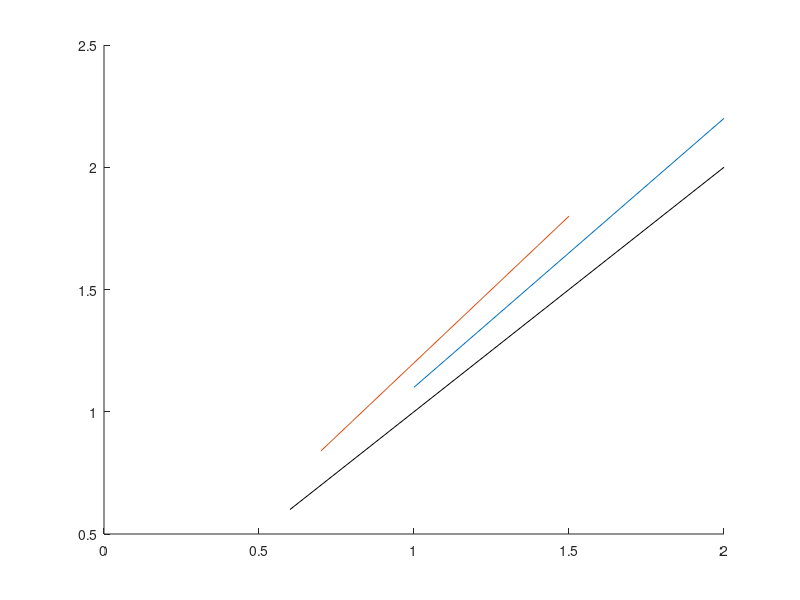
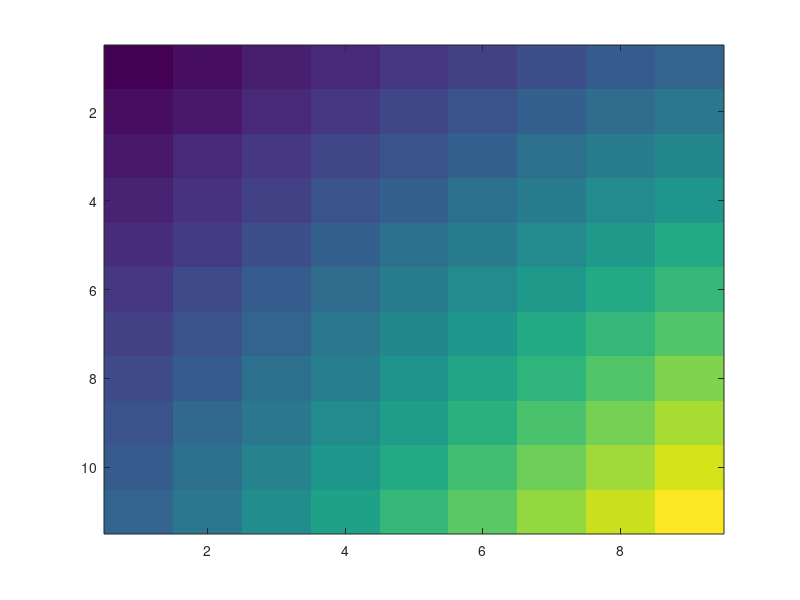

Write the MATLAB code that produced these figures, in order.
% Functional Ecology Revision Calculations

%% How much volume is 9 million copepods? 
% one copepod = 2 - 4 mm^3
cop_vol_low = 9E6*2;
cop_vol_high = 9E6*4;
% convert mm^3 to m^3 
cop_vol_low*1E-9
cop_vol_high*1E-9

%% What makes the biggest difference? 

gape = 1:0.1:2.0; 
speed = 1.1; 
frate = gape*speed; 
figure(1), clf, hold on 
plot(gape,frate)

speed = 0.7:0.1:1.5; 
gape = 1.2; 
frate = gape*speed; 
plot(speed,frate)
plot([0.6 2],[0.6 2],'k')

figure(2)
gape = 0.9:0.1:1.9;
speed = 0.7:0.1:1.5;
frate = gape'*speed; 
imagesc(frate)